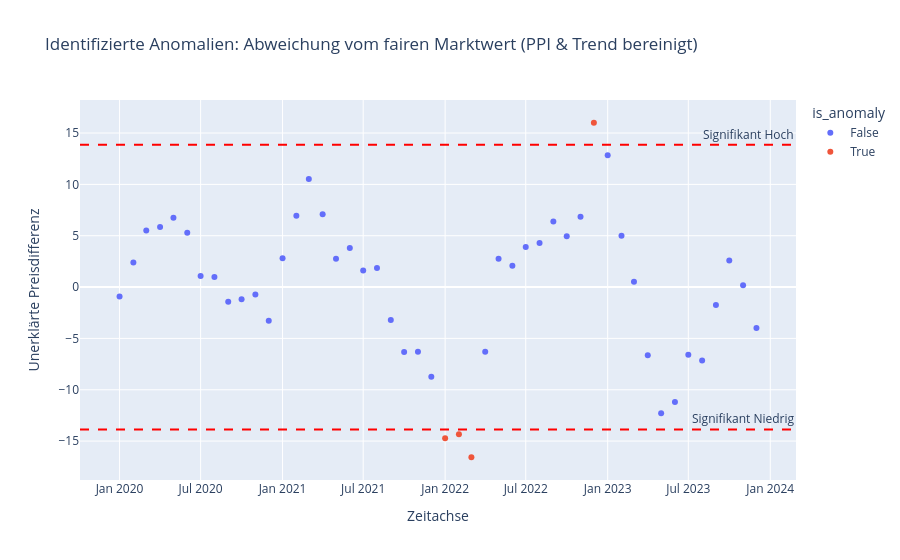

Notebook cell for this chart:
### Code cell
import pandas as pd
import json
import numpy as np
import matplotlib.pyplot as plt
import plotly.express as px
import statsmodels.api as sm

# 1. FUNKTION ZUR DATENEXTRAKTION (Universal für Eurostat JSON)
def eurostat_json_to_df(file_path):
    with open(file_path, 'r', encoding='utf-8') as f:
        data = json.load(f)
    time_index = data['dimension']['time']['category']['index'] 
    time_labels = data['dimension']['time']['category']['label'] 
    values = data['value'] 
    rows = []
    for label_key, position in time_index.items():
        pos_str = str(position)
        if pos_str in values:
            rows.append({'datum_raw': time_labels[label_key], 'preis': values[pos_str]})
    df = pd.DataFrame(rows)
    df['datum'] = pd.to_datetime(df['datum_raw'].str.replace('M', '-'), format='%Y-%m')
    return df[['datum', 'preis']].sort_values('datum')

# 2. KOMBINATION DER DREI QUELLEN (API-Merge)
# Quelle A: Butter Ladenpreise (HICP)
df_butter = eurostat_json_to_df('eurostat_butter_cpi.json').rename(columns={'preis': 'butter_cpi'})
# Quelle B: Molkerei Erzeugerpreise (PPI)
df_ppi = eurostat_json_to_df('eurostat_ppi_dairy.json').rename(columns={'preis': 'dairy_ppi'})
# Quelle C: Allgemeiner Milchprodukte-Trend (HICP Dairy)
df_dairy_gen = eurostat_json_to_df('eurostat_cpi_dairy.json').rename(columns={'preis': 'dairy_general_cpi'})

# Zusammenführen aller drei Quellen in eine Master-Tabelle
df_master = pd.merge(df_butter, df_ppi, on='datum', how='inner')
df_master = pd.merge(df_master, df_dairy_gen, on='datum', how='inner')

# Filter auf den gewünschten Zeitraum 2020 - 2024
df_master = df_master[(df_master['datum'] >= '2020-01-01')].reset_index(drop=True)

# 3. STATISTISCHES MODELL (Regression)
# Wir erklären den Butterpreis durch: PPI + General Dairy Trend + Saison (Monat)
df_master['month'] = df_master['datum'].dt.month
X = df_master[['dairy_ppi', 'dairy_general_cpi']]
X = sm.add_constant(X)
# Saisonale Dummies hinzufügen
month_dummies = pd.get_dummies(df_master['month'], prefix='mon', drop_first=True).astype(float)
X = pd.concat([X, month_dummies], axis=1)

# Regression berechnen
model = sm.OLS(df_master['butter_cpi'], X).fit()
df_master['predicted'] = model.predict(X)
df_master['residuals'] = df_master['butter_cpi'] - df_master['predicted']

# 4. SIGNIFIKANZ-ANALYSE (Z-Score > 1.96 = 95% Konfidenz)
std_resid = df_master['residuals'].std()
df_master['z_score'] = df_master['residuals'] / std_resid
df_master['is_anomaly'] = df_master['z_score'].abs() > 1.96

anomalies = df_master[df_master['is_anomaly']]

# 5. AUSGABE DER ERGEBNISSE
print(f"--- ANALYSE DER PREIS-ANOMALIEN (3 APIs kombiniert) ---")
if not anomalies.empty:
    for _, row in anomalies.iterrows():
        typ = "überraschend HOCH" if row['z_score'] > 0 else "überraschend NIEDRIG"
        print(f"Monat: {row['datum'].strftime('%B %Y')} -> Preis war {typ}")
        print(f"      (Abweichung: {row['residuals']:.2f} Indexpunkte)")
else:
    print("Keine signifikanten Anomalien im gewählten Zeitraum gefunden.")

# 6. INTERAKTIVE VISUALISIERUNG (1 von 7 geforderten)
fig = px.scatter(df_master, x='datum', y='residuals', color='is_anomaly',
                 title='Identifizierte Anomalien: Abweichung vom fairen Marktwert (PPI & Trend bereinigt)',
                 labels={'residuals': 'Unerklärte Preisdifferenz', 'datum': 'Zeitachse'},
                 hover_data=['butter_cpi', 'dairy_ppi'])
fig.add_hline(y=1.96*std_resid, line_dash="dash", line_color="red", annotation_text="Signifikant Hoch")
fig.add_hline(y=-1.96*std_resid, line_dash="dash", line_color="red", annotation_text="Signifikant Niedrig")
fig.show()

### Figure 1 — Plotly figure (JSON) as saved in the notebook; plotly's stock layout.template omitted (floating-point values rounded to 4 significant figures)
{"data": [{"customdata": [[144.9, 111.4], [143.3, 111.9], [142.7, 111.4], [142.5, 109.6], [142.3, 108.1], [140.3, 108.5], [140.5, 109.5], [141.2, 110.0], [138.2, 110.6], [136.9, 110.7], [139.7, 110.5], [138.6, 110.3], [142.1, 109.7], [139.7, 109.9], [144.1, 111.1], [146.5, 111.8], [147.4, 112.4], [149.0, 113.7], [148.9, 115.0], [149.7, 115.4], [144.4, 116.4], [144.4, 118.5], [156.9, 122.5], [162.1, 124.9], [192.3, 139.6], [210.8, 143.7], [217.5, 148.8], [220.2, 154.0], [223.0, 156.5], [224.7, 158.6], [224.2, 159.8], [223.2, 160.5], [213.0, 154.9], [182.5, 148.9], [169.8, 146.8], [163.7, 145.5], [161.5, 144.5], [160.0, 143.1], [161.9, 141.4], [158.4, 140.3], [159.6, 139.4], [162.4, 139.5], [167.6, 140.9], [167.0, 141.4]], "hovertemplate": "is_anomaly=False<br>Zeitachse=%{x}<br>Unerklärte Preisdifferenz=%{y}<br>butter_cpi=%{customdata[0]}<br>dairy_ppi=%{customdata[1]}<extra></extra>", "legendgroup": "False", "marker": {"color": "#636efa", "symbol": "circle"}, "mode": "markers", "name": "False", "orientation": "v", "showlegend": true, "type": "scatter", "x": ["2020-01-01T00:00:00.000000000", "2020-02-01T00:00:00.000000000", "2020-03-01T00:00:00.000000000", "2020-04-01T00:00:00.000000000", "2020-05-01T00:00:00.000000000", "2020-06-01T00:00:00.000000000", "2020-07-01T00:00:00.000000000", "2020-08-01T00:00:00.000000000", "2020-09-01T00:00:00.000000000", "2020-10-01T00:00:00.000000000", "2020-11-01T00:00:00.000000000", "2020-12-01T00:00:00.000000000", "2021-01-01T00:00:00.000000000", "2021-02-01T00:00:00.000000000", "2021-03-01T00:00:00.000000000", "2021-04-01T00:00:00.000000000", "2021-05-01T00:00:00.000000000", "2021-06-01T00:00:00.000000000", "2021-07-01T00:00:00.000000000", "2021-08-01T00:00:00.000000000", "2021-09-01T00:00:00.000000000", "2021-10-01T00:00:00.000000000", "2021-11-01T00:00:00.000000000", "2021-12-01T00:00:00.000000000", "2022-04-01T00:00:00.000000000", "2022-05-01T00:00:00.000000000", "2022-06-01T00:00:00.000000000", "2022-07-01T00:00:00.000000000", "2022-08-01T00:00:00.000000000", "2022-09-01T00:00:00.000000000", "2022-10-01T00:00:00.000000000", "2022-11-01T00:00:00.000000000", "2023-01-01T00:00:00.000000000", "2023-02-01T00:00:00.000000000", "2023-03-01T00:00:00.000000000", "2023-04-01T00:00:00.000000000", "2023-05-01T00:00:00.000000000", "2023-06-01T00:00:00.000000000", "2023-07-01T00:00:00.000000000", "2023-08-01T00:00:00.000000000", "2023-09-01T00:00:00.000000000", "2023-10-01T00:00:00.000000000", "2023-11-01T00:00:00.000000000", "2023-12-01T00:00:00.000000000"], "xaxis": "x", "y": [-0.9166, 2.393, 5.52, 5.849, 6.754, 5.29, 1.089, 0.9879, -1.418, -1.187, -0.7188, -3.27, 2.796, 6.944, 10.52, 7.09, 2.766, 3.812, 1.607, 1.861, -3.208, -6.331, -6.308, -8.74, -6.296, 2.769, 2.083, 3.896, 4.301, 6.382, 4.941, 6.858, 12.83, 4.992, 0.5288, -6.643, -12.29, -11.18, -6.593, -7.149, -1.756, 2.576, 0.1689, -3.992], "yaxis": "y"}, {"customdata": [[168.8, 129.9], [168.2, 132.5], [169.5, 135.2], [226.3, 158.0]], "hovertemplate": "is_anomaly=True<br>Zeitachse=%{x}<br>Unerklärte Preisdifferenz=%{y}<br>butter_cpi=%{customdata[0]}<br>dairy_ppi=%{customdata[1]}<extra></extra>", "legendgroup": "True", "marker": {"color": "#EF553B", "symbol": "circle"}, "mode": "markers", "name": "True", "orientation": "v", "showlegend": true, "type": "scatter", "x": ["2022-01-01T00:00:00.000000000", "2022-02-01T00:00:00.000000000", "2022-03-01T00:00:00.000000000", "2022-12-01T00:00:00.000000000"], "xaxis": "x", "y": [-14.71, -14.33, -16.57, 16.0], "yaxis": "y"}], "layout": {"annotations": [{"showarrow": false, "text": "Signifikant Hoch", "x": 1, "xanchor": "right", "xref": "x domain", "y": 13.87, "yanchor": "bottom", "yref": "y"}, {"showarrow": false, "text": "Signifikant Niedrig", "x": 1, "xanchor": "right", "xref": "x domain", "y": -13.87, "yanchor": "bottom", "yref": "y"}], "legend": {"title": {"text": "is_anomaly"}, "tracegroupgap": 0}, "shapes": [{"line": {"color": "red", "dash": "dash"}, "type": "line", "x0": 0, "x1": 1, "xref": "x domain", "y0": 13.87, "y1": 13.87, "yref": "y"}, {"line": {"color": "red", "dash": "dash"}, "type": "line", "x0": 0, "x1": 1, "xref": "x domain", "y0": -13.87, "y1": -13.87, "yref": "y"}], "title": {"text": "Identifizierte Anomalien: Abweichung vom fairen Marktwert (PPI & Trend bereinigt)"}, "xaxis": {"anchor": "y", "domain": [0, 1], "title": {"text": "Zeitachse"}}, "yaxis": {"anchor": "x", "domain": [0, 1], "title": {"text": "Unerklärte Preisdifferenz"}}}}
